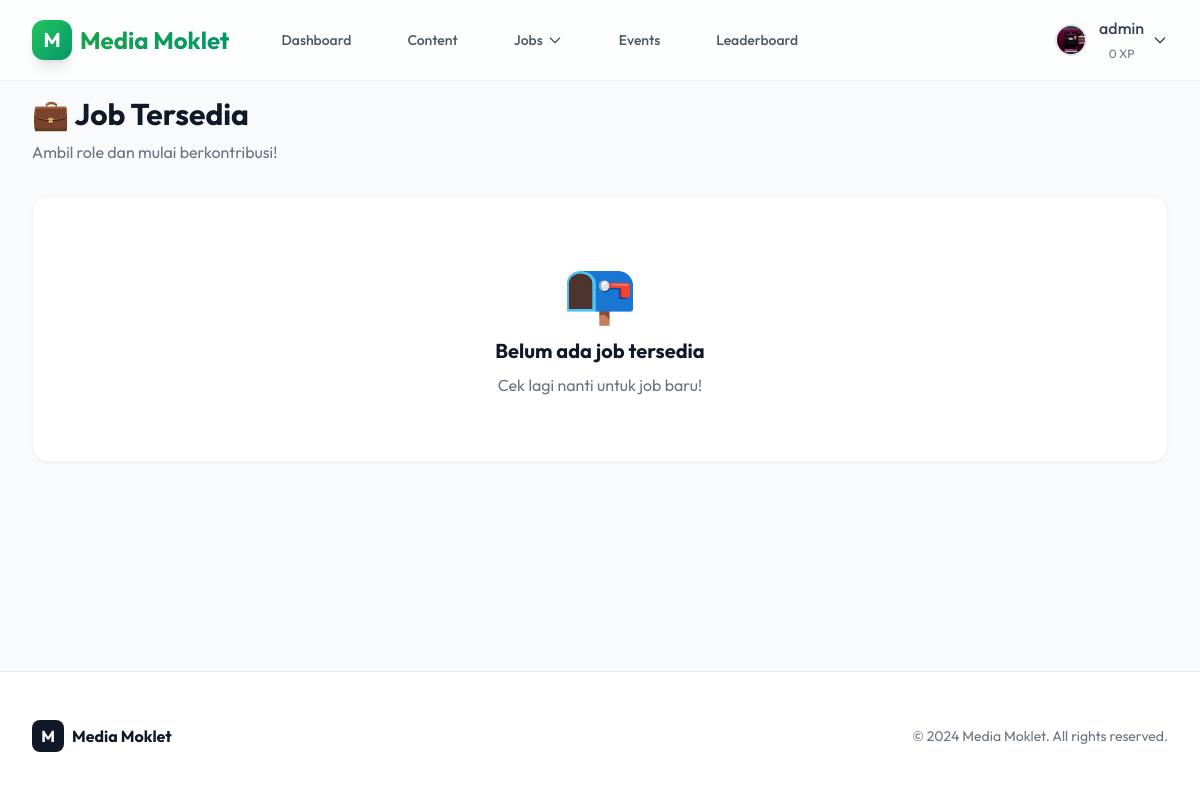
The page /cms/jobs/available/ (signed in) on the database as committed earlier.
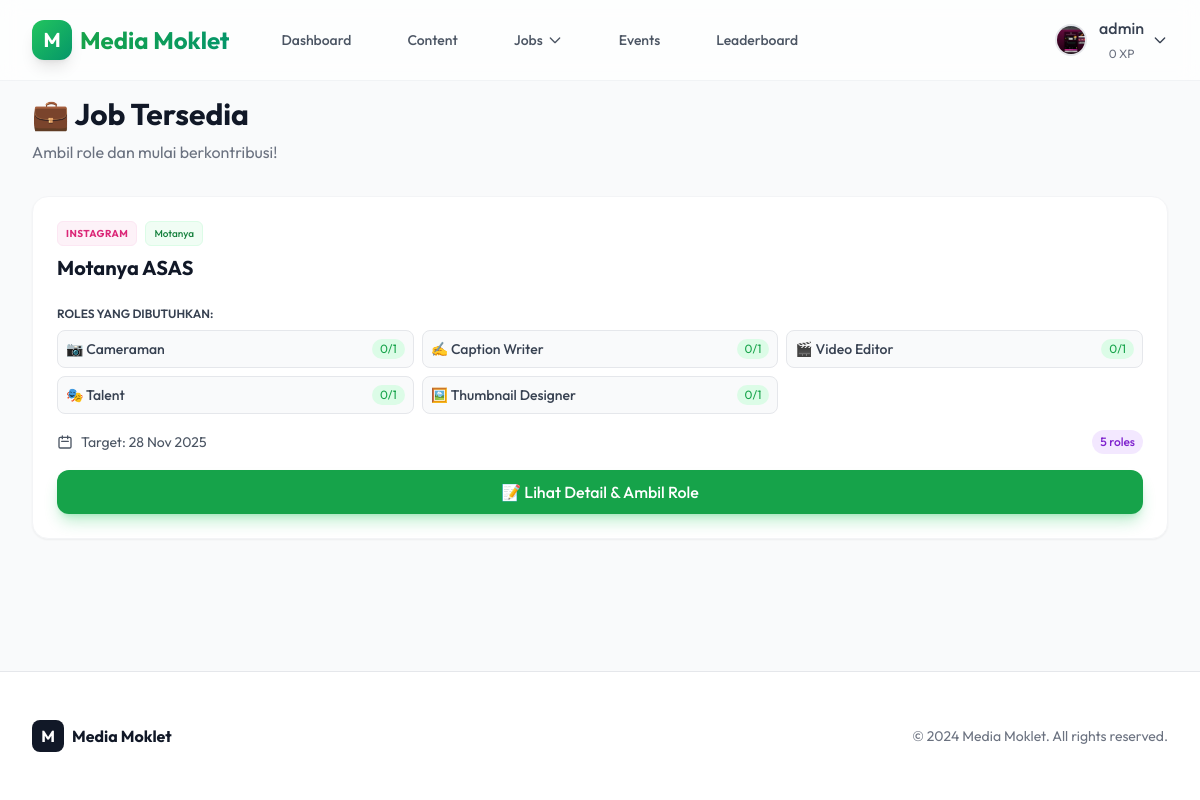
The same page on the database as committed later.
### users/models.py (models this page shows, shortened)
class User(AbstractUser):
    class Division(models.TextChoices):
        JOURNALISM = 'JOURNALISM', 'Jurnalistik'
        DESIGN = 'DESIGN', 'Design'
        PHOTOGRAPHY = 'PHOTOGRAPHY', 'Fotografi'
    class Role(models.TextChoices):
        PIC_DIVISI = 'PIC_DIVISI', 'PIC Divisi'
        KETUA = 'KETUA', 'Ketua Media Moklet'
        WAKA = 'WAKA', 'Wakil Ketua'
        SEKRETARIS = 'SEKRETARIS', 'Sekretaris'
        MEMBER = 'MEMBER', 'Anggota'
    class_name = models.CharField(max_length=50, verbose_name="Kelas/Jurusan")
    nisn = models.CharField(max_length=20, unique=True, verbose_name="NISN")
    angkatan = models.IntegerField(default=34, verbose_name="Angkatan", help_text="Contoh: 33, 34, 35")
    division = models.CharField(
        max_length=20,
        choices=Division.choices,
        default=Division.JOURNALISM,
        verbose_name="Divisi"
    )
    role = models.CharField(
        max_length=20,
        choices=Role.choices,
        default=Role.MEMBER,
        verbose_name="Role/Jabatan"
    )
    phone_number = models.CharField(max_length=15, blank=True, null=True, verbose_name="Nomor HP")
    is_verified = models.BooleanField(default=False, verbose_name="Terverifikasi")
    profile_photo = models.ImageField(upload_to='profile_photos/', blank=True, null=True, verbose_name="Foto Profil")
    badges = models.ManyToManyField(Badge, blank=True, related_name='users', verbose_name="Badges")
    points = models.IntegerField(default=0)

### cms/models.py (models this page shows, shortened)
class ContentItem(models.Model):
    title = models.CharField(max_length=200, verbose_name="Judul")
    content_type = models.CharField(max_length=50, choices=Type.choices, verbose_name="Jenis Konten")
    platform = models.CharField(max_length=50, choices=Platform.choices, verbose_name="Platform")
    status = models.CharField(max_length=50, choices=Status.choices, default=Status.IDEA, verbose_name="Status")
    created_at = models.DateTimeField(auto_now_add=True)
    updated_at = models.DateTimeField(auto_now=True)
    target_date = models.DateField(null=True, blank=True, verbose_name="Target Tanggal")
    author = models.ForeignKey(
        settings.AUTH_USER_MODEL,
        on_delete=models.SET_NULL,
        null=True,
        blank=True,
        related_name='authored_content',
        verbose_name="Penulis"
    )
    editor = models.ForeignKey(
        settings.AUTH_USER_MODEL,
        on_delete=models.SET_NULL,
        null=True,
        blank=True,
        related_name='edited_content',
        verbose_name="Editor"
    )
    designer = models.ForeignKey(
        settings.AUTH_USER_MODEL,
        on_delete=models.SET_NULL,
        null=True,
        blank=True,
        related_name='designed_content',
        verbose_name="Desainer"
    )
    description = models.TextField(blank=True, null=True, verbose_name="Deskripsi")
    draft_link = models.URLField(blank=True, null=True, verbose_name="Link Draft")
    final_link = models.URLField(blank=True, null=True, verbose_name="Link Final")
    documentation_link = models.URLField(blank=True, null=True, verbose_name="Link Dokumentasi")
    is_claimable = models.BooleanField(default=False, verbose_name="Bisa Diambil?", help_text="Centang jika konten bisa diambil oleh member")
    claimed_by = models.ForeignKey(
        settings.AUTH_USER_MODEL,
        on_delete=models.SET_NULL,
        null=True,
        blank=True,
        related_name='claimed_jobs',
        verbose_name="Diambil Oleh"
    )
    claimed_at = models.DateTimeField(null=True, blank=True, verbose_name="Waktu Diambil")
    class Meta:
        verbose_name = "Content Item"
        verbose_name_plural = "Content Items"
        ordering = ['-created_at']

class JobRole(models.Model):
    content = models.ForeignKey(ContentItem, on_delete=models.CASCADE, related_name='job_roles')
    role_type = models.CharField(max_length=50, choices=RoleType.choices, verbose_name="Jenis Role")
    slots_needed = models.PositiveIntegerField(default=1, verbose_name="Jumlah Orang Dibutuhkan")
    description = models.TextField(blank=True, verbose_name="Deskripsi Role", help_text="Optional: Jelaskan detail role ini")
    class Meta:
        verbose_name = "Job Role"
        verbose_name_plural = "Job Roles"
        unique_together = ['content', 'role_type']  # One role type per content
    def get_assigned_count(self):
        return self.assignments.count()
    def is_full(self):
        return self.get_assigned_count() >= self.slots_needed

### cms/views.py (the view)
# urls.py: path('jobs/available/', views.available_jobs, name='available_jobs'),
@login_required
def available_jobs(request):
    contents = ContentItem.objects.filter(
        is_claimable=True,
        job_roles__isnull=False
    ).prefetch_related('job_roles__assignments').distinct().order_by('target_date')
    available_contents = []
    for content in contents:
        has_available_role = any(not role.is_full() for role in content.job_roles.all())
        if has_available_role:
            available_contents.append(content)
    context = {
        'contents': available_contents,
    }
    return render(request, 'cms/available_jobs.html', context)

### cms/templates/cms/available_jobs.html (shortened to what this page needs)
{% extends 'core/base.html' %}
{% block content %}
<div class="max-w-6xl mx-auto">
    <div class="mb-8 animate-fade-in-up">
        <h1 class="text-3xl font-bold text-gray-900 mb-2">💼 Job Tersedia</h1>
        <p class="text-gray-500">Ambil role dan mulai berkontribusi!</p>
    </div>
    {% if contents %}
    <div class="grid grid-cols-1 gap-6">
        {% for content in contents %}
        <div
            class="bg-white rounded-2xl shadow-sm border border-gray-100 p-6 hover:shadow-lg transition-shadow animate-fade-in-up">
            <div class="flex justify-between items-start mb-4">
                <div class="flex-1">
                    <div class="flex items-center gap-2 mb-2">
                        <span class="text-[10px] font-bold uppercase tracking-wider px-2 py-1 rounded-md
                            {% if content.platform == 'INSTAGRAM' %}bg-pink-50 text-pink-600 border border-pink-100
                            {% elif content.platform == 'YOUTUBE' %}bg-red-50 text-red-600 border border-red-100
                            {% elif content.platform == 'TIKTOK' %}bg-gray-100 text-gray-800 border border-gray-200
                            {% else %}bg-gray-50 text-gray-600 border border-gray-200{% endif %}">
                            {{ content.get_platform_display }}
                        </span>
                        <span
                            class="text-[10px] font-medium px-2 py-1 rounded-md bg-green-50 text-green-700 border border-green-100">
                            {{ content.get_content_type_display }}
                        </span>
                    </div>
                    <h3 class="text-xl font-bold text-gray-900 mb-2">{{ content.title }}</h3>
                </div>
            </div>
            <div class="mb-4">
                <p class="text-xs font-semibold text-gray-700 mb-2">ROLES YANG DIBUTUHKAN:</p>
                <div class="grid grid-cols-2 md:grid-cols-3 gap-2">
                    {% for role in content.job_roles.all %}
                    <div class="flex items-center justify-between p-2 bg-gray-50 rounded-lg border border-gray-200">
                        <span class="text-sm font-medium text-gray-700">{{ role.get_role_type_display }}</span>
                        <span
                            class="text-xs px-2 py-0.5 rounded-full {% if role.is_full %}bg-red-100 text-red-600{% else %}bg-green-100 text-green-600{% endif %}">
                            {{ role.get_assigned_count }}/{{ role.slots_needed }}
                        </span>
                    </div>
                    {% endfor %}
                </div>
            </div>
            <div class="flex items-center justify-between text-sm text-gray-600 mb-4">
                {% if content.target_date %}
                <div class="flex items-center gap-2">
                    <svg class="w-4 h-4" fill="none" stroke="currentColor" viewBox="0 0 24 24">
                        <path stroke-linecap="round" stroke-linejoin="round" stroke-width="2"
                            d="M8 7V3m8 4V3m-9 8h10M5 21h14a2 2 0 002-2V7a2 2 0 00-2-2H5a2 2 0 00-2 2v12a2 2 0 002 2z">
                        </path>
                    </svg>
                    <span>Target: {{ content.target_date|date:"d M Y" }}</span>
                </div>
                {% endif %}
                <div class="flex items-center gap-2">
                    <span class="px-2 py-1 bg-purple-100 text-purple-700 rounded-full text-xs font-medium">
                        {{ content.job_roles.all|length }} roles
                    </span>
                </div>
            </div>
            <a href="{% url 'content_detail' content.id %}"
                class="block w-full text-center px-4 py-2.5 bg-green-600 text-white rounded-xl font-medium hover:bg-green-700 shadow-lg shadow-green-500/30 transition-all hover:-translate-y-0.5">
                📝 Lihat Detail & Ambil Role
            </a>
        </div>
        {% endfor %}
    </div>
    {% else %}
    <div class="text-center py-16 bg-white rounded-2xl shadow-sm border border-gray-100">
        <div class="text-6xl mb-4">📭</div>
        <h3 class="text-xl font-bold text-gray-900 mb-2">Belum ada job tersedia</h3>
        <p class="text-gray-500">Cek lagi nanti untuk job baru!</p>
    </div>
    {% endif %}
</div>
{% endblock %}

### core/templates/core/base.html (shortened to what this page needs)
{% load static %}
<!DOCTYPE html>
<html lang="en" class="scroll-smooth">
<head>
    <script src="https://cdn.tailwindcss.com"></script>
</head>
<body class="bg-gray-50 text-gray-900 min-h-screen flex flex-col">
    <nav class="fixed w-full z-50 glass border-b border-gray-200/50 transition-all duration-300"
        x-data="{ scrolled: false }" @scroll.window="scrolled = (window.pageYOffset > 20)">
        <div class="max-w-7xl mx-auto px-4 sm:px-6 lg:px-8">
            <div class="flex justify-between h-20">
                <div class="flex items-center">
                    <a href="{% url 'home' %}" class="flex items-center gap-2 group">
                        <div
                            class="w-10 h-10 bg-gradient-to-br from-green-500 to-emerald-600 rounded-xl flex items-center justify-center text-white font-bold text-xl shadow-lg group-hover:scale-110 transition-transform">
                            M
                        </div>
                        <span
                            class="text-2xl font-bold bg-clip-text text-transparent bg-gradient-to-r from-green-600 to-emerald-600">Media
                            Moklet</span>
                    </a>
                    <div class="hidden md:ml-10 md:flex md:space-x-8">
                        {% if user.is_authenticated %}
                        <a href="{% url 'profile' %}"
                            class="text-gray-600 hover:text-primary-600 px-3 py-2 rounded-md text-sm font-medium transition-colors">Dashboard</a>
                        <a href="{% url 'cms_dashboard' %}"
                            class="text-gray-600 hover:text-primary-600 px-3 py-2 rounded-md text-sm font-medium transition-colors">Content</a>
                        <div class="relative" x-data="{ open: false }">
                            <button @click="open = !open" @click.away="open = false"
                                class="text-gray-600 hover:text-primary-600 px-3 py-2 rounded-md text-sm font-medium transition-colors flex items-center gap-1">
                                Jobs
                                <svg class="w-4 h-4" fill="none" stroke="currentColor" viewBox="0 0 24 24">
                                    <path stroke-linecap="round" stroke-linejoin="round" stroke-width="2"
                                        d="M19 9l-7 7-7-7"></path>
                                </svg>
                            </button>
                        </div>
                        <a href="{% url 'event_list' %}"
                            class="text-gray-600 hover:text-primary-600 px-3 py-2 rounded-md text-sm font-medium transition-colors">Events</a>
                        <a href="{% url 'leaderboard' %}"
                            class="text-gray-600 hover:text-primary-600 px-3 py-2 rounded-md text-sm font-medium transition-colors">Leaderboard</a>
                        {% endif %}
                    </div>
                </div>
                <div class="flex items-center space-x-4">
                    {% if user.is_authenticated %}
                    <div class="relative" x-data="{ open: false }">
                        <button @click="open = !open" @click.away="open = false"
                            class="flex items-center space-x-3 text-gray-700 hover:text-primary-600 focus:outline-none group">
                            {% if user.profile_photo %}
                            <img src="{{ user.profile_photo.url }}" alt="{{ user.username }}"
                                class="w-8 h-8 rounded-full object-cover border-2 border-gray-200 group-hover:border-primary-500 transition-colors">
                            {% else %}
                            <div
                                class="w-8 h-8 rounded-full bg-gradient-to-br from-green-400 to-emerald-600 flex items-center justify-center text-white text-sm font-bold border-2 border-gray-200 group-hover:border-primary-500 transition-colors">
                                {{ user.get_initials }}
                            </div>
                            {% endif %}
                            <div class="flex items-center gap-2">
                                <div>
                                    <span class="font-medium block">{{ user.username }}</span>
                                    <span class="text-xs text-gray-500">{{ user.points }} XP</span>
                                </div>
                                <svg class="w-4 h-4" fill="none" stroke="currentColor" viewBox="0 0 24 24">
                                    <path stroke-linecap="round" stroke-linejoin="round" stroke-width="2"
                                        d="M19 9l-7 7-7-7"></path>
                                </svg>
                            </div>
                        </button>
                    </div>
                    {% endif %}
                </div>
            </div>
        </div>
    </nav>
    <main class="flex-grow pt-24 pb-12 px-4 sm:px-6 lg:px-8 max-w-7xl mx-auto w-full">
        {% block content %}
        {% endblock %}
    </main>
    <footer class="bg-white border-t border-gray-200 mt-auto">
        <div class="max-w-7xl mx-auto py-12 px-4 sm:px-6 lg:px-8">
            <div class="flex justify-between items-center">
                <div class="flex items-center gap-2">
                    <div class="w-8 h-8 bg-gray-900 rounded-lg flex items-center justify-center text-white font-bold">M
                    </div>
                    <span class="text-gray-900 font-bold">Media Moklet</span>
                </div>
                <p class="text-gray-500 text-sm">© 2024 Media Moklet. All rights reserved.</p>
            </div>
        </div>
    </footer>
</body>
</html>

### core/templates/core/base.html (style rules this page uses)
body { font-family: 'Outfit', sans-serif; }
.glass { background: rgba(255, 255, 255, 0.7); backdrop-filter: blur(10px); -webkit-backdrop-filter: blur(10px); }
.animate-fade-in-up { animation: fadeInUp 0.8s ease-out forwards; opacity: 0; transform: translateY(20px); }

Rows that differ between the two databases and show on the page:
added ContentItem: platform "INSTAGRAM", content_type "Motanya", title "Motanya ASAS", target_date "28 Nov 2025", job_roles.all|length "5"
added JobRole: role_type "📷 Cameraman", get_assigned_count "0", slots_needed "1"
added JobRole: role_type "✍️ Caption Writer", get_assigned_count "0", slots_needed "1"
added JobRole: role_type "🎬 Video Editor", get_assigned_count "0", slots_needed "1"
added JobRole: role_type "🎭 Talent", get_assigned_count "0", slots_needed "1"
added JobRole: role_type "🖼️ Thumbnail Designer", get_assigned_count "0", slots_needed "1"
Other text that changed with them:
text no longer shown: "📭 Belum ada job tersedia Cek lagi nanti untuk job baru!"
